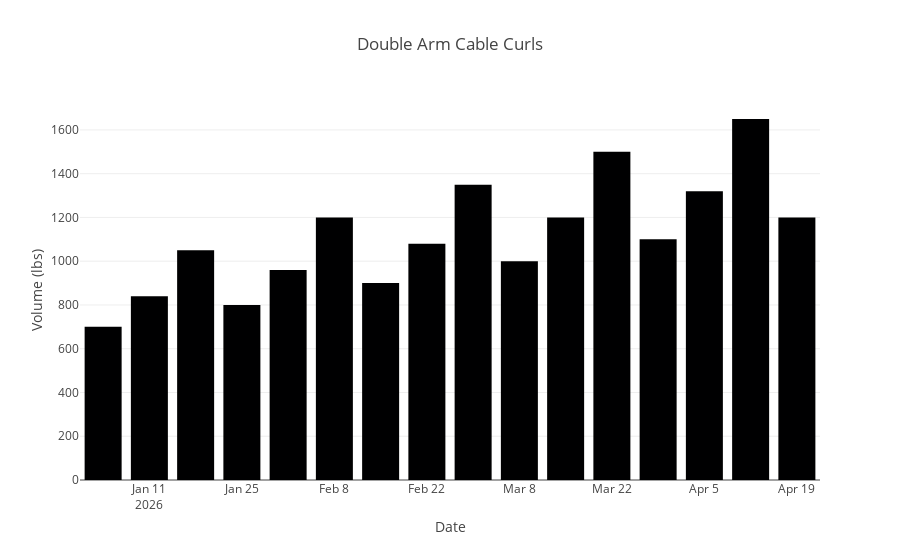

The notebook cell this image was saved under:
### Markdown cell above
# Getting the Workout's Sheet from the .xlsx file

### Code cell
day = 'Sunday'
# Excercise Name	Excercise Description	Date	Rest between Sets (Minutes)	Weight (lbs)	Sets (Count)	Reps (Count)	Volume (lbs)

for workout in Workouts_Per_Day[day]:
    day_df = pd.read_excel('Workout 2026.xlsx', sheet_name=workout)
    day_df
px.bar(data_frame=day_df,x='Date', y='Volume (lbs)', title=day_df['Excercise Name'][1])

### Figure 1 — Plotly figure (JSON) as saved in the notebook; plotly's stock layout.template omitted (floating-point values rounded to 4 significant figures)
{"data": [{"hovertemplate": "Date=%{x}<br>Volume (lbs)=%{y}<extra></extra>", "legendgroup": "", "marker": {"color": "#000001", "pattern": {"shape": ""}}, "name": "", "orientation": "v", "showlegend": false, "textposition": "auto", "type": "bar", "x": ["2026-01-04T00:00:00.000000000", "2026-01-11T00:00:00.000000000", "2026-01-18T00:00:00.000000000", "2026-01-25T00:00:00.000000000", "2026-02-01T00:00:00.000000000", "2026-02-08T00:00:00.000000000", "2026-02-15T00:00:00.000000000", "2026-02-22T00:00:00.000000000", "2026-03-01T00:00:00.000000000", "2026-03-08T00:00:00.000000000", "2026-03-15T00:00:00.000000000", "2026-03-22T00:00:00.000000000", "2026-03-29T00:00:00.000000000", "2026-04-05T00:00:00.000000000", "2026-04-12T00:00:00.000000000", "2026-04-19T00:00:00.000000000", "NaT", "NaT", "NaT", "NaT", "NaT", "NaT", "NaT"], "xaxis": "x", "y": [700.0, 840.0, 1050.0, 800.0, 960.0, 1200.0, 900.0, 1080.0, 1350.0, 1000.0, 1200.0, 1500.0, 1100.0, 1320.0, 1650.0, 1200.0, NaN, NaN, NaN, NaN, NaN, NaN, NaN], "yaxis": "y"}], "layout": {"barmode": "relative", "legend": {"tracegroupgap": 0}, "title": {"text": "Double Arm Cable Curls"}, "xaxis": {"anchor": "y", "domain": [0, 1], "title": {"text": "Date"}}, "yaxis": {"anchor": "x", "domain": [0, 1], "title": {"text": "Volume (lbs)"}}}}
